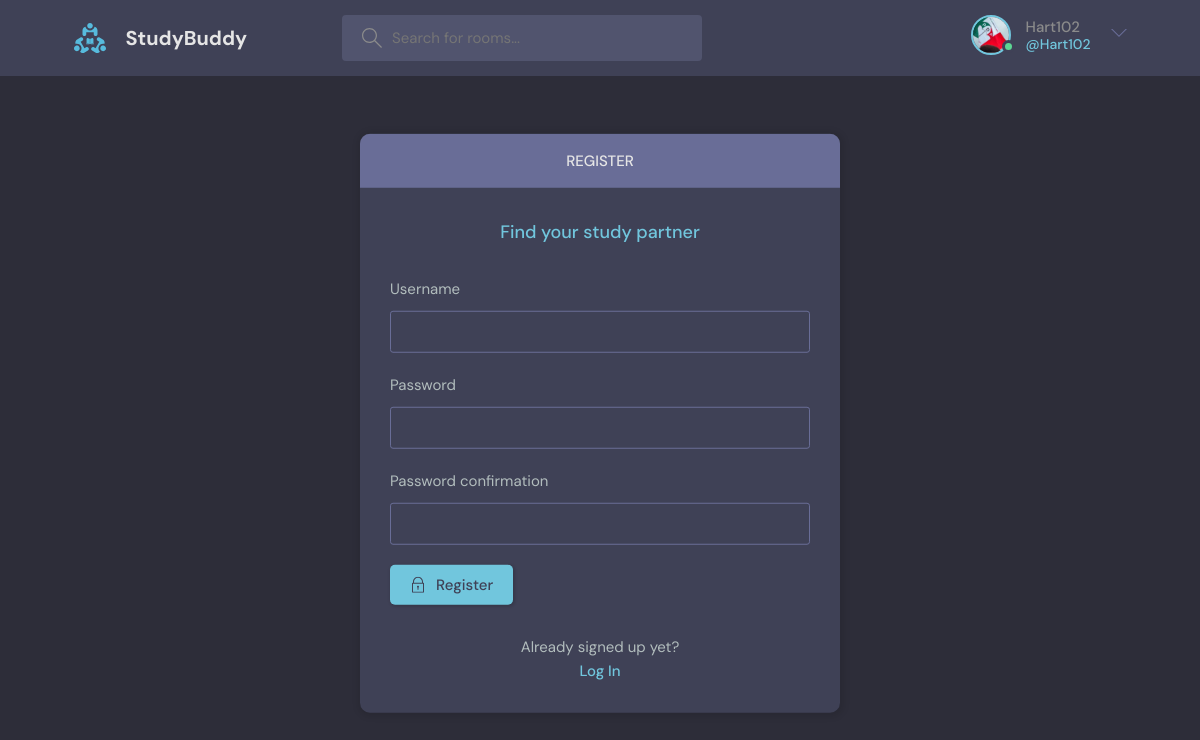
Page /register/ (signed in) on the committed database.
### base/models.py (models this page shows)
class User (AbstractUser):
    name = models.CharField(max_length = 200, null=True)
    email = models.EmailField(unique=True, null=True)
    bio = models.TextField(null=True)
    avater = models.ImageField(null=True, default="avatar.svg")
    USERNAME_FIELD = 'email'
    REQUIRED_FIELDS = []

### base/views.py (the view, shortened to what this page needs)
# urls.py: path("register/", views.registerPage, name="register"),
def registerPage (request):
    form = UserCreationForm()
    context = {"form": form}
    return render(request, "base/login_register.html", context)

### base/templates/base/login_register.html (shortened to what this page needs)
{% extends 'main.html' %}
{% block content %}
<main class="auth layout">
  {% if page == 'login' %}
  <div class="container">
    <div class="layout__box">
      <div class="layout__boxHeader">
        <div class="layout__boxTitle">
          <h3>Login</h3>
        </div>
      </div>
      <div class="layout__body">
        <h2 class="auth__tagline">Find your study partner</h2>
        <form class="form" action="" method="POST">
          {% csrf_token %}
          <div class="form__group form__group">
            <label for="room_name">Username</label>
            <input id="username" name="username" type="username" placeholder="Enter username" />
          </div>
          <div class=" form__group">
            <label for="password">Password</label>
            <input id="password" name="password" type="password"
              placeholder="&bull;&bull;&bull;&bull;&bull;&bull;&bull;&bull;" />
          </div>
          <button class="btn btn--main" type="submit">
            <svg version="1.1" xmlns="http://www.w3.org/2000/svg" width="32" height="32" viewBox="0 0 32 32">
              <title>lock</title>
              <path
                d="M27 12h-1v-2c0-5.514-4.486-10-10-10s-10 4.486-10 10v2h-1c-0.553 0-1 0.447-1 1v18c0 0.553 0.447 1 1 1h22c0.553 0 1-0.447 1-1v-18c0-0.553-0.447-1-1-1zM8 10c0-4.411 3.589-8 8-8s8 3.589 8 8v2h-16v-2zM26 30h-20v-16h20v16z">
              </path>
              <path
                d="M15 21.694v4.306h2v-4.306c0.587-0.348 1-0.961 1-1.694 0-1.105-0.895-2-2-2s-2 0.895-2 2c0 0.732 0.413 1.345 1 1.694z">
              </path>
            </svg>
            Login
          </button>
        </form>
        <div class="auth__action">
          <p>Haven't signed up yet?</p>
          <a href="{% url 'register' %}" class="btn btn--link">Sign Up</a>
        </div>
      </div>
    </div>
  </div>
  {% else %}
  <div class="container">
    <div class="layout__box">
      <div class="layout__boxHeader">
        <div class="layout__boxTitle">
          <h3>Register</h3>
        </div>
      </div>
      <div class="layout__body">
        <h2 class="auth__tagline">Find your study partner</h2>
        <form class="form" action="" method="POST">
          {% for field in form %}
          <div class="form__group form__group">
            <label for="room_name">{{field.label}}</label>
            {{field}}
          </div>
          {% endfor %}
          <button class="btn btn--main" type="submit">
            Register
          </button>
        </form>
        <div class="auth__action">
          <p>Already signed up yet?</p>
          <a href="{% url 'login' %}" class="btn btn--link">Log In</a>
        </div>
      </div>
    </div>
  </div>
  {% endif %}
</main>
{% endblock content %}

### templates/navbar.html (shortened to what this page needs)
{% load static %}
<header class="header header--loggedIn">
      <div class="container">
        <a href="{% url 'home' %}" class="header__logo">
          <img src="{% static 'images/logo.svg' %}" />
          <h1>StudyBuddy</h1>
        </a>
        <form class="header__search" method="GET" action="{% url 'home' %}">
          <label>
            <input name="q" placeholder="Search for rooms..." />
          </label>
        </form>
        <nav class="header__menu">
          {% if request.user.is_authenticated %}
          <div class="header__user">
            <a href="{% url 'update-user' %}">
              <div class="avatar avatar--medium active">
                <img src="{{request.user.avater.url}}" />
              </div>
              <p>{{request.user.username}} <span>@{{request.user.username}}</span></p>
            </a>
            <button class="dropdown-button">
              <svg version="1.1" xmlns="http://www.w3.org/2000/svg" width="32" height="32" viewBox="0 0 32 32">
                <title>chevron-down</title>
                <path d="M16 21l-13-13h-3l16 16 16-16h-3l-13 13z"></path>
              </svg>
            </button>
          </div>
          {% else %}
          <a href="{% url 'login' %}">
            <img src="{% static 'images/avatar.svg' %}" />
            <p>Login</p>
          </a>
          {% endif %}
        </nav>
      </div>
</header>

### rows in the picture
User: user.avater (picture), user.username "Hart102"

### other values in the picture
{{ field.label }} "Username" "Password" "Password confirmation"
